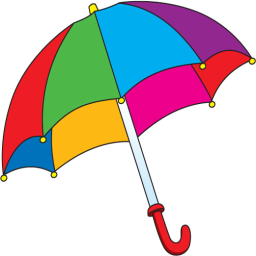
#> input picture lab12/umbrella.png, 256 x 256 px
$ jupyter execute 12_segmentation_HW.ipynb
#> lines starting #> are read from the running program, lines starting #| are printed output that depends on the picture; after the words box and inside, x2 and y2 are one past the last pixel; in counts of white or black regions, pixels touching at a corner belong together
## Zadanie domowe: Segmentacja przez podział i łączenie

Omówioną procedurę segmentacji przez rozrost można określić jako podejście z dołu do góry, od szczegółu do ogółu (ang. *bottom-up*) - zaczynamy od pojedynczego piksela i dochodzimy do całego obrazu lub jego fragmentu.
Segmentację można również zacząć od całego obrazka i dokonywać jego podziału na fragmenty, które ew. mogą zostać później połączone.
Takie podejście można określić jako od góry do dołu, od ogółu do szczegółu (ang. *top-down*).

Niech $R$ oznacza cały obraz, a $Q$ wybrany predykat.
Sprawdzamy, czy zachodzi zależność $Q(R)= TRUE$.
Zwykle tak nie jest, gdyż to oznaczałoby obecność na obrazie tylko jednego obszaru o ''spójnych'' właściwościach, czyli segmentacja w takim przypadku byłaby zbędna (w szczególności zachodziłoby to dla obrazu jednorodnego).
Jeśli $Q(R) = FALSE$ dzielimy obszar $R$ na podobszary.
Zwykle stosuje się tutaj podział na cztery jednakowe kwadratowe podobszary.
Zilustrowano to na poniższym rysunku.

Podział ten można również opisać w formie drzewa, gdzie każdy wierzchołek może mieć dokładnie 4 następniki.
W takim ujęciu korzeń to cały obraz.
Dla nowo powstałych podobszrów $R_1, R_2, R_3, R_4$ sprawdzany jest predykat $Q$.
Jeśli nie jest on spełniony to następuje dalszy podział - w przykładzie na $R_{41}, R_{42}, R_{43}, R_{44}$.
Procedurę kontynuujemy do momentu kiedy wszystkie podobszary będą spójne.
Uwaga. Zwykle określa się minimalny rozmiar podobszaru (większy niż 1 piksel np. blok o rozmiarze $8 \times8$).

W wyniku powyższej procedury otrzymujemy podział obrazka, przy czym często się może zdarzyć, że leżące obok siebie podobszary będą spełniać predykat tj. $Q (R_i \cup R_j) = TRUE$ dla sąsiadujących $R_i$ i $R_j$.
Jest to sprzeczne z podpunktem *5* w warunkach segmentacji.
Zjawisko to eliminowane jest w procedurze łączenia.
Dla każdego z podobszarów sprawdza się jego sąsiadów i jeśli spełniony jest warunek $Q (R_i \cup R_j) = TRUE$  to następuje ich połączenie.
Procedura kontynuowana jest do momentu, kiedy niemożliwe jest dalsze łączenie.

Dla metody możliwe są również uproszczenia.
Przykładowo osłabia się warunek na łączenie z $Q (R_i \cup R_j) = TRUE$ na $Q (R_i)= TRUE i Q(R_j) = TRUE$, czyli warunki muszą być spełnione dla każdego podobszaru osobno, ale już nie dla połączenia.

Uwaga. Podobnie jak dla segmentacji przez rozrost, segmentacja przez podział i łączenie to też tylko pewna koncepcja (pewne ramy) algorytmu.
Stworzenie konkretnego rozwiązania jest zadaniem dla osoby realizującej dany system wizyjny i wymaga analizy konkretnego problemu.

Uwaga. Podany poniżej sposób implementacji nie jest ani jedynym z możliwych, ani optymalnym obliczeniowo.
Ma on za zadanie tylko zilustrować koncepcję tej metody segmentacji.

## Realizacja ćwiczenia

1. Wczytaj obraz *umbrella.png*.
   Dokonaj konwersji z BGR do RGB.
   Wyświetl go.
   Załóżmy, że chcemy dokonać segmentacji poszczególnych fragmentów kolorowego parasola.
   Nasz algorytm opierać się będzie na podejściu podziału i łączenia.
   Jako kryterium podziału zastosujemy ''jednorodność'' danego obszaru, którą można opisać poprzez odchylenie standardowe.
   Przy scalaniu będziemy brać pod uwagę średni ocień koloru tj. łączyć podobszary o zbliżonym odcieniu.

2. W pierwszym etapie należy dokonać konwersji do przestrzeni barw HSV.
   Następnie wybrać tylko składową H (tj. barwę).
   Można ją kontrolnie wyświetlić.

3. Procedurę podziału wygodnie jest zrealizować w formie rekurencji.
   Utwórz funkcję np. `split`, która jako argumenty przyjmować będzie obraz oraz cztery współrzędne analizowanego podobszaru.
   W pierwszym kroku należy wyciąć odpowiedni fragment oraz obliczyć dla niego średnią i odchylenie standardowe (`np.mean` oraz `np.std`).

4. Następnie sprawdzamy czy odchylenie jest mniejsze niż zadany przez nas próg (np. 0.05) oraz czy nie osiągnęliśmy limitu podziału (np. bok kwadratu 8 pikseli).
  Oba potrzebne progi możemy zrealizować za pomocą zmiennych globalnych dostępnych w Python (po prostu zadeklarowanych przed funkcją).
  Potrzeby rozmiar kwadratu obliczamy na podstawie współrzędnych (przekazanych do funkcji jako argumenty)

   Uwaga. Użycie zmiennych globalnych jest złą praktyką programistyczną i zachęcamy do ''opakowania'' obliczeń w klasę - nie jest to jednak obowiązkowe.

5. Jeśli podobszar nie jest jednorodny (tj. duże odchylenie standardowe) i nie osiągnęliśmy minimalnego rozmiaru podobszaru to dokonujemy podziału na cztery części.
      Wyznaczamy rozmiar aktualnego podobszaru (na podstawie jego współrzędnych).
      Z ich wykorzystaniem otrzymujemy cztery identyczne podobszary ($I1,I2,I3,I4$).

      Następnie dla każdego z nich wywołujemy funkcję `split` - rekurencja.
      Najtrudniejsze jest odpowiednie podanie współrzędnych.
      Mają to być **rzeczywiste** współrzędne podobszaru we współrzędnych globalnych (obrazu w pełnej rozdzielczości).
      Podpowiedź. Trzeba ''odpowiednio'' wykorzystać współrzędne podobszaru przed podziałem (tj. argumenty funkcji) oraz rozmiar podobszaru.
      Należy zwrócić uwagę na to, aby nie wystąpił błąd przesunięcia o 1 tj. współrzędna była większa/mniejsza o 1 od rzeczywistej.
      W razie wątpliwości warto sobie te parametry wypisać na konsolę lub użyć debugera.

6. Jeśli podobszar jest jednorodny lub nie możemy już dalej prowadzić podziału to:
   - zapisujemy indeks danego podobszaru: ` seg_res[y1:y2, x1:x2] = index`, gdzie: `seg_res` to globalna macierz o rozmiarze takim jak obraz wejściowy (typ *int16*), `y1,y2,x1,x2` to współrzędne podobszaru. W macierzy `seg_res` zapisywane będą obszary jednorodne.
  Zmienna `index` jest globalnym licznikiem podobszarów.
  Powinna zostać zainicjowana wartością 1 przed pierwszym wywołaniem funkcji `split`.
  Następnie, każdorazowo po przypisaniu należy ją inkrementować.
  Uwaga. Aby możliwa była modyfikacja zmiennej globalnej, należy wewnątrz funkcji dodać np. linijkę: `global seg_res`

  - zapisujemy średnią  podobszaru.
    Wykorzystujemy macierz globalną `MRes` oraz kod podobny do opisanego powyżej.
    Wartości te wykorzystamy przy etapie scalania.

  Uwaga. Podany sposób zapisu wyników podziału jest dość nieefektywny.
  Następuje powielenie tej samej informacji.
  Lepszym pomysłem byłoby wykorzystanie podejścia opartego o grafy, jednak jest ono trudniejsze do ''szybkiej'' implementacji.

7. Proszę wyświetlić macierze `seg_res` in `m_res`. Pierwsza powinna pokazywać podział na obszary - mniejsze lub większe kwadraty. Druga zasadniczo powinna wyglądać podobnie jak składowa H, tylko bardziej ''rozmazany''.

[cell 1]
import os
import cv2
import matplotlib.pyplot as plt
import numpy as np
import os
import requests

url = 'https://raw.githubusercontent.com/vision-agh/poc_sw/master/12_Segmentation/'

fileNames = ["knee.png", "umbrella.png"]
for fileName in fileNames:
  if not os.path.exists(fileName):
      r = requests.get(url + fileName, allow_redirects=True)
      open(fileName, 'wb').write(r.content)


def load_image(image_name):
#> called with image_name = 'umbrella.png'
    image = cv2.imread(image_name)
#> image is the input picture: shape (256, 256, 3); mean B, G, R 193.8, 192.6, 203
    image = cv2.cvtColor(image, cv2.COLOR_BGR2RGB)
    return image

def display(*images, size=5, image_labels=None):
#> called with size = 5
    if image_labels is None:
        image_labels = ["" for _ in range(len(images))]

    n = len(images)
    fig, ax = plt.subplots(1, n, squeeze=False)
    fig.set_size_inches(size*n, size)
    for i, image in enumerate(images):
        ax[0][i].imshow(image)
        ax[0][i].set_title(image_labels[i])
        ax[0][i].axis('off')

    plt.show()

[cell 2]
umbrella_image = load_image("umbrella.png")
display(umbrella_image);

[cell 3]
umbrella_hsv = cv2.cvtColor(umbrella_image, cv2.COLOR_RGB2HSV)
#> umbrella_hsv: shape (256, 256, 3); mean H, S, V 48.2, 87.6, 233.6
umbrella_h = umbrella_hsv[:, :, 0]
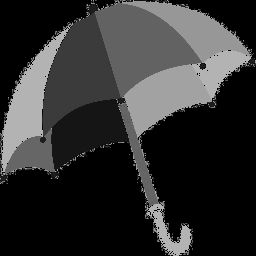
#> umbrella_h: shape (256, 256); min 0, max 179, mean 48.2
display(umbrella_h)

[cell 4]
class Partition:
    def __init__(
            self,
            std_threshold: float = 0.05,
            min_size: tuple[int, int] = (8, 8)
    ) -> None:
        self._std_threshold = std_threshold
        self._min_height = min_size[0]
        self._min_width = min_size[1]
        self._last_id = 0


    def partition_into_segment(
            self,
            image: np.array
    ) -> (np.array, dict[int, float]):

        s = image.shape
#> s = (256, 256)
        segments = np.full(s, 0)
        means: dict[int, float] = {}
        self._last_id = 1
        self._split(image, segments, means, 0, s[0], 0, s[1])
        return segments, means

    def _split(
            self,
            image: np.array,
            segments: np.array,
            means: dict[int, float],
            down: int,
            up: int,
            left: int,
            right: int
    ) -> None:

#> called with down = 0, up = 256, left = 0, right = 256
        height = up - down
        width = right - left
        std = np.std(image[down:up, left:right])
#> std = 64.71
        if height <= self._min_height or width <= self._min_width or std <= self._std_threshold:
            mean = np.mean(image[down:up, left:right])
            segments[down:up, left:right] = self._last_id
            means[self._last_id] = mean
            self._last_id += 1
        else:
            mid_height = (up + down) // 2
            mid_width = (left + right) // 2
            self._split(image, segments, means, down, mid_height, left, mid_width)
#> in _split (call 4), `segments[down:up, left:right] = self._last_id`: segments: shape (256, 256) int64; values 0 (black) and 1 (white), 1.6% white; 1 white region, box (x1, y1, x2, y2) and area: (0, 0, 32, 32) 1024
            self._split(image, segments, means, mid_height, up, left, mid_width)
#> in _split (call 6), `segments[down:up, left:right] = self._last_id`: segments: shape (256, 256) int64; 3 distinct labels, from 0 to 2
#> in _split (call 7), `segments[down:up, left:right] = self._last_id`: segments: shape (256, 256) int64; 4 distinct labels, from 0 to 3
            self._split(image, segments, means, down, mid_height, mid_width, right)
#> in _split (call 8), `segments[down:up, left:right] = self._last_id`: segments: shape (256, 256) int64; 5 distinct labels, from 0 to 4
            self._split(image, segments, means, mid_height, up, mid_width, right)
#> in _split (call 10), `segments[down:up, left:right] = self._last_id`: segments: shape (256, 256) int64; 6 distinct labels, from 0 to 5
#> in _split (call 11), `segments[down:up, left:right] = self._last_id`: segments: shape (256, 256) int64; 7 distinct labels, from 0 to 6
#> in _split (call 12), `segments[down:up, left:right] = self._last_id`: segments: shape (256, 256) int64; 8 distinct labels, from 0 to 7
#> in _split (call 13), `segments[down:up, left:right] = self._last_id`: segments: shape (256, 256) int64; 9 distinct labels, from 0 to 8

[cell 5]
partition = Partition()
seg, means_dict = partition.partition_into_segment(umbrella_h)
#> in _split (call 15), `segments[down:up, left:right] = self._last_id`: segments: shape (256, 256) int64; 10 distinct labels, from 0 to 9
#> in _split (call 16), `segments[down:up, left:right] = self._last_id`: segments: shape (256, 256) int64; 11 distinct labels, from 0 to 10
#> in _split (call 17), `segments[down:up, left:right] = self._last_id`: segments: shape (256, 256) int64; 12 distinct labels, from 0 to 11
#> in _split (call 19), `segments[down:up, left:right] = self._last_id`: segments: shape (256, 256) int64; 13 distinct labels, from 0 to 12
#> in _split (call 20), `segments[down:up, left:right] = self._last_id`: segments: shape (256, 256) int64; 14 distinct labels, from 0 to 13
#> in _split (call 21), `segments[down:up, left:right] = self._last_id`: segments: shape (256, 256) int64; 15 distinct labels, from 0 to 14
#> in _split (call 22), `segments[down:up, left:right] = self._last_id`: segments: shape (256, 256) int64; 16 distinct labels, from 0 to 15
#> in _split (call 25), `segments[down:up, left:right] = self._last_id`: segments: shape (256, 256) int64; 17 distinct labels, from 0 to 16
#> in _split (call 26), `segments[down:up, left:right] = self._last_id`: segments: shape (256, 256) int64; 18 distinct labels, from 0 to 17
#> in _split (call 27), `segments[down:up, left:right] = self._last_id`: segments: shape (256, 256) int64; 19 distinct labels, from 0 to 18
#> in _split (call 28), `segments[down:up, left:right] = self._last_id`: segments: shape (256, 256) int64; 20 distinct labels, from 0 to 19
#> in _split (call 30), `segments[down:up, left:right] = self._last_id`: segments: shape (256, 256) int64; 21 distinct labels, from 0 to 20
#> in _split (call 31), `segments[down:up, left:right] = self._last_id`: segments: shape (256, 256) int64; 22 distinct labels, from 0 to 21
#> in _split (call 32), `segments[down:up, left:right] = self._last_id`: segments: shape (256, 256) int64; 23 distinct labels, from 0 to 22
#> in _split (call 33), `segments[down:up, left:right] = self._last_id`: segments: shape (256, 256) int64; 24 distinct labels, from 0 to 23
#> in _split (call 35), `segments[down:up, left:right] = self._last_id`: segments: shape (256, 256) int64; 25 distinct labels, from 0 to 24
#> in _split (call 36), `segments[down:up, left:right] = self._last_id`: segments: shape (256, 256) int64; 26 distinct labels, from 0 to 25
#> in _split (call 37), `segments[down:up, left:right] = self._last_id`: segments: shape (256, 256) int64; 27 distinct labels, from 0 to 26
#> in _split (call 38), `std = np.std(image[down:up, left:right])`: std = 64.3
#> in _split (call 38), `mean = np.mean(image[down:up, left:right])`: mean = 124.9
#> in _split (call 38), `segments[down:up, left:right] = self._last_id`:
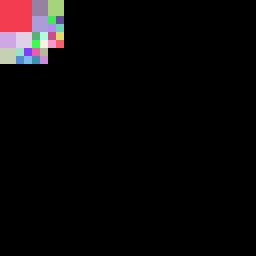
#> segments: shape (256, 256) int64; 28 distinct labels, from 0 to 27; one colour per label, 0 black
#> in _split (call 40), `segments[down:up, left:right] = self._last_id`: segments: shape (256, 256) int64; 29 distinct labels, from 0 to 28
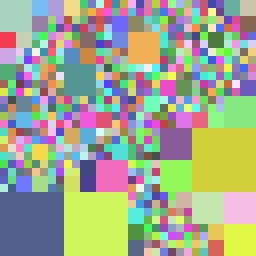
#> seg: shape (256, 256) int64; 553 distinct labels, from 1 to 553; one colour per label, 0 black
#> means_dict = 553 items

[cell 6]
display(seg)

1. Drugi etap to łączenie.
   Idea jest nieco zbliżona do segmentacji przez rozrost.
   Wybieramy dany podobszar i analizujemy sąsiednie podobszary
   Jeśli są one podobne to dołączamy je do aktualnie rozpatrywanego.
   Za kryterium podobieństwa przyjmujemy niewielką różnicę w uśrednionym odcieniu barwy (składowa H).

2. Procedurę realizujemy wewnątrz pętli `while`.
   Warunkiem jej stopu jest przekroczenie przez licznik (np. `i`) wartości `index`, co oznacza, że przeanalizowane zostały wszystkie znalezione w pierwszym etapie podobszary.

3. W pierwszym kroku ''wycinamy'' maskę pikseli o rozpatrywanym indeksie tj. `ib = seg_res == i`.
   Dokonujemy też konwersji na typ *uint8*.
   Następnie sprawdzamy, czy maska zawiera elementy niezerowe tj. czy nie jest ''pusta'' - `np.any`.
   Taki przypadek może zajść jeśli pewien podobszar został dołączony do innego i zmienione zostały jego indeksy.
   Dla ''pustej'' maski inkrementujemy licznik `i` i przechodzimy do następnej iteracji - `continue`.

4. Dla rozpatrywanego podobszaru znajdujemy współrzędną lewego górnego rogu.
   Można to zrobić z wykorzystaniem składni: `(y, x) = np.nonzero(ib)` oraz  `first = (y[0], x[0])` - znajdywanie współrzędnych pierwszego niezerowego elementu.

5. Następnie należy znaleźć sąsiadów rozpatrywanego obszaru.
   Można wykorzystać dylatację maski ``ib`` z elementem strukturalnym w postaci kwadratu o rozmiarze $3 \times 3$ - `dil = cv2.dilate(ib, cv2.getStructuringElement(cv2.MORPH_RECT,(3,3)))`
      Następnie od maski po dylatacji odejmujemy maskę oryginalną.
      Otrzymujemy ''ramkę'', którą wykorzystujemy do ''wycięcia'' (mnożenie punktowe) fragmentu z macierzy `seg_res`.
      Z tego fragmentu wybieramy elementy niezerowe (np. w ten sposób `mult_nz = mult[np.nonzero(mult)]`) i unikalne (tj. eliminacja duplikatów) - `mult_uniq = np.unique(mult_nz)`.

6. Mając wektor z indeksami sąsiadów realizujemy pętlę w której dla każdego sąsiada:
    - wycinamy opowiadającą mu maską i znajdujemy jej lewy górny róg - w sposób analogiczny do opisanego powyżej,
	- sprawdzamy, czy moduł z różnicy pomiędzy średnimi odcieniami barwy w dwóch analizowanych podobszarach jest mniejszy od progu (np. $5/255$). Jeśli tak to łączymy obszary tj. sąsiadowi przypisujemy indeks rozpatrywanego  `seg_res[ibs] = i`, gdzie `ibs` - maska podobszaru sąsiedniego.
	Do poprawnego działania konieczna jest jeszcze flaga informująca czy nastąpiło połączenie.
	Jej wartość ustawiamy na 0 przed pętlą po sąsiednich podobszarach.
	Jeśli wystąpiło połączenie to wartość ustawiamy na jeden.

	Po pętli po sąsiadach sprawdzamy flagę.
	Jeśli ma ona wartość 0 tj. nie nastąpiło połączenie obszarów to licznik	`i` jest inkrementowany.

7. Uwaga. Obliczenia mogą chwilę trwać.
   Proszę wyświetlić macierz `seg_res`.
   Jeśli implementacja jest poprawna, to wynik segmentacji powinien być względnie dobry - wszystkie elementy parasolki wyodrębnione.

[cell 7]
class Connect:
    def __init__(self, mean_diff: float = 0.02):
        self._mean_diff = mean_diff


    def connect_segments(
            self,
            segments: np.array,
            means: dict[int, float]
    ) -> np.array:
        max_segment = np.max(segments)
#> max_segment = 553
        i = 1
        while i <= max_segment:
            mask = np.array(segments == i).astype(np.uint8)

            if not np.any(mask):
                i += 1
                continue

            rectangle = cv2.getStructuringElement(cv2.MORPH_RECT, (3, 3))
            dil = cv2.dilate(mask, rectangle)
            border = dil - mask

            mult = border * segments
            border_elements = np.unique(mult[np.nonzero(mult)])

            new_area = False
            for neighbor in border_elements:
                if abs(means[i] - means[neighbor]) < self._mean_diff:
                    new_area = True
                    segments[segments == neighbor] = i

            if not new_area:
                i += 1
#> this loop made 617 passes
#> border_elements on passes 1, 2, 3, 14, 19, 21, 25, 26, 27, 28, 29: [2, 4, 9, 10, 16], [3, 5, 7, 11, 12, 13, 17, 18, 19, 20, 24], [6, 8, 13, 14, 15, 19, 20, 21, 22, 24, 25, 32, 37, 87, 88], [1, 20, 21, 37, 39, 55], [1, 15, 24, 26], [1, 13, 24, 26, 88, 89, 100], [1, 20, 22, 24, 25, 28], [1, 8, 19, 21, 22, 23], [1, 8, 20, 22, 23, 39, 55, 57], [1, 19, 20, 21, 23, 25, 28, 29], [20, 21, 22, 28, 29, 55, 57, 63]
#> pass 1, in connect_segments, `border = dil - mask`:
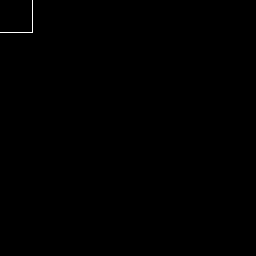
#> border: shape (256, 256); values 0 (black) and 1 (white), 0.1% white in thin lines or dots, all inside (x1, y1, x2, y2) = (0, 0, 33, 33)
#> after the loop: mask: shape (256, 256); every value is 0
#> after the loop: mult: shape (256, 256) int64; 5 distinct labels, from 0 to 546
#> after the loop:
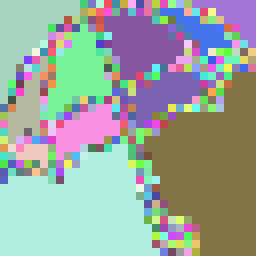
#> segments: shape (256, 256) int64; 316 distinct labels, from 1 to 547; one colour per label, 0 black
#> after the loop, i = 554
        return segments

[cell 8]
connect = Connect()
seg = connect.connect_segments(seg, means_dict)
display(seg)

8. Na koniec zastosujemy jeszcze dwie proste metody filtracji wyników.
   Po pierwsze wyeliminujemy obszary o rozmiarze mniejszym niż zadany (np. 100 pikseli).
   W tym celu wyznaczamy wektor unikalnych indeksów: `unique = np.unique(seg_res)`.
   Następnie implementujemy pętlę `for` po tych indeksach.
   Wewnątrz wycinamy maskę dla rozpatrywanego indeksu i obliczamy jej pole (`sum`).
   Jeśli jest ono mniejsze niż próg to cały podobszar ''zerujemy'' - `seg_res[mask] = 0`, gdzie `mask` - maska podobszaru.

9. W drugim kroku przeprowadzamy przeindeksowanie indeksów na pierwsze N liczb całkowitych.
   Ponownie wyznaczamy unikalne indeksy.
   Następnie w pętli `for` wycinamy maskę o indeksie `U(ii)`, a do wyniku przypisujemy iterator pętli `seg_res[mask] = ii`.

10. Proszę poeksperymentować z różnymi parametrami.
    Wyniki proszę zaprezentować prowadzącemu.

[cell 9]
class FilterSegments:
    def __init__(self, min_area: int = 100):
        self._min_area = min_area

    def eliminate_areas(self, segments):
        indexes = np.unique(segments[np.nonzero(segments)])
#> indexes = 316 values from 1 to 547
        for idx in indexes:
            mask = np.array(segments == idx)
            if mask.astype(np.uint8).sum() < self._min_area:
                segments[mask] = 0
#> this loop made 316 passes
#> idx on passes 2 to 4: 8, 13, 15
#> pass 1, in eliminate_areas, `mask = np.array(segments == idx)`:
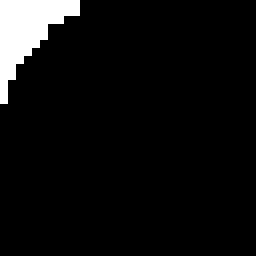
#> mask: shape (256, 256) bool; 5.8% white; 1 white region, box (x1, y1, x2, y2) and area: (0, 0, 80, 104) 3776
#> after the loop:
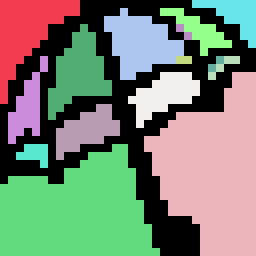
#> segments: shape (256, 256) int64; 16 distinct labels, from 0 to 403; one colour per label, 0 black

        indexes = np.unique(segments[np.nonzero(segments)])
#> indexes = [1, 23, 31, 113, 139, 189, 197, 279, 291, 307, 317, 356, 362, 390, 403]
        for new_idx, idx in zip(range(1, len(indexes) + 1), indexes):
            segments[segments == idx] = new_idx
#> this loop made 15 passes
#> idx on passes 1 to 12: 1, 23, 31, 113, 139, 189, 197, 279, 291, 307, 317, 356
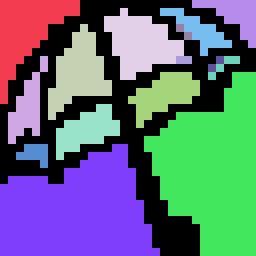
#> segments: shape (256, 256) int64; 16 distinct labels, from 0 to 15; one colour per label, 0 black
        return segments

[cell 10]
filter_segments = FilterSegments()
seq = filter_segments.eliminate_areas(seg)
display(seq)

[cell 11]
std_threshold_params = [0.01, 0.05, 0.1, 0.2, 0.5]
min_size_params = [(1, 1), (2, 2), (4, 4), (8, 8), (16, 16)]
mean_diff_params = [0.02, 0.2, 1, 5, 10]
min_area_params = [10, 20, 50, 100, 200]

[cell 12]
for std, m_s, m_d, m_a in zip(
        std_threshold_params,
        min_size_params,
        mean_diff_params,
        min_area_params
):
    partition = Partition(std, m_s)
    connect = Connect(m_d)
    filter_segments = FilterSegments(m_a)

    seg, means_dict = partition.partition_into_segment(umbrella_h)
    seg1 = seg.copy()
    seq = connect.connect_segments(seg, means_dict)
    seg2 = seg.copy()
    seg = filter_segments.eliminate_areas(seg)
    display(
        seg1,
        seg2,
        seg,
        image_labels=[
            f"Segmentation, std = {std}, min_segment_size = {m_s}",
            f"Connecting, min_mean_difference = {m_d}",
            f"Filtering, min_area = {m_a}"
        ])
#> this loop made 5 passes
#> pass 1, `seq = connect.connect_segments(seg, means_dict)`:
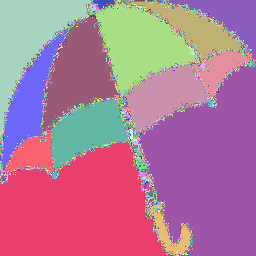
#> seq: shape (256, 256) int64; 3881 distinct labels, from 1 to 11230; one colour per label, 0 black
#> pass 1, `seg = filter_segments.eliminate_areas(seg)`:
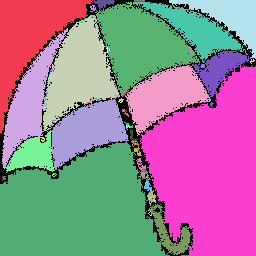
#> seg: shape (256, 256) int64; 60 distinct labels, from 0 to 59; one colour per label, 0 black
